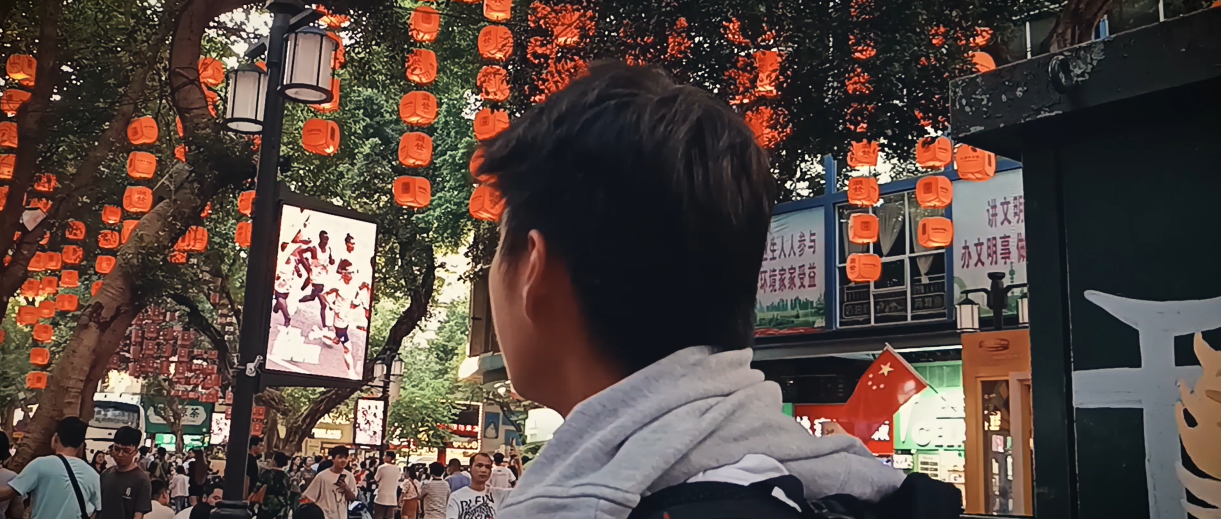
#> input picture images/clay.png, 2442 x 1038 px, found by its file name (shown at 1/2 size)
$ jupyter execute --allow-errors iterative_graph_cut.ipynb
#> lines starting #> are read from the running program, lines starting #| are printed output that depends on the picture
[cell 1]
import cv2
import numpy as np
import matplotlib.pyplot as plt
from skimage import graph
from skimage.segmentation import slic
from scipy.stats import norm
from scipy import sparse
import maxflow
import time

##
## Get User Scribbles (Foreground and Background Labelling)

[cell 2]
# Define globals
scribble_mask = []
drawing = False
current_label = 1  # 1 for FG (red), 2 for BG (blue)

[cell 3]
# [17 lines left out: function scribble_seeds, not called in this run]


def get_user_seeds(image, segments, max_display_size=800):
    '''
    Get initial seeds/inputted foreground and background information from user.
    '''
    global scribble_mask, scale_x, scale_y

    segments = segments.astype(np.int32)
    scribble_mask = np.zeros(image.shape[:2], dtype=np.uint8)

    # Calculate scale for display
    h, w = image.shape[:2]
    scale = min(max_display_size / h, max_display_size / w, 1.0)
    display_size = (int(w * scale), int(h * scale))
    scale_x = w / display_size[0]
    scale_y = h / display_size[1]

    cv2.namedWindow("Scribble on Image", cv2.WINDOW_NORMAL)
    cv2.resizeWindow("Scribble on Image", *display_size)
    cv2.setMouseCallback("Scribble on Image", scribble_seeds)

    while True:
        overlay = image.copy()
        overlay[scribble_mask == 1] = [0, 0, 255]   # Red for foreground
        overlay[scribble_mask == 2] = [255, 0, 0]   # Blue for background
        overlay_resized = cv2.resize(overlay, display_size, interpolation=cv2.INTER_NEAREST)

        cv2.imshow("Scribble on Image", overlay_resized)
        key = cv2.waitKey(1)
        if key == 13: # Enter Key
            break

    cv2.destroyAllWindows()

    fg_seeds = set(np.unique(segments[scribble_mask == 1]))
    bg_seeds = set(np.unique(segments[scribble_mask == 2]))
    fg_seeds.discard(0)
    bg_seeds.discard(0)

    return fg_seeds, bg_seeds

##
## Create Graph

[cell 4]
def superpixel_segmentation(image):
    '''
    Apply low level segmentation to reduce computational costs.
    Use superpixel segmentation instead of EDISON mean shift for better
    implementation in Python.
    '''
    return slic(image, n_segments=500, compactness=10)

def compute_gaussian_likelihoods(image, segments, fg_seeds, bg_seeds):
    '''
    Computes per-pixel probability of belonging to foreground or background
    using a fixed Gaussian model from user scribbles.
    Calculates the likelihoods using SciPy's norm function.
    Used for the data term estimation.
    '''
    fg_pixels = np.vstack([
        image[segments == s] for s in fg_seeds if np.any(segments == s)
    ])
    bg_pixels = np.vstack([
        image[segments == s] for s in bg_seeds if np.any(segments == s)
    ])

    print("[compute_GMM_likelihood] Computing likelihoods...")

    # Compute mean and std for each channel
    fg_mean, fg_std = fg_pixels.mean(axis=0), fg_pixels.std(axis=0) + 1e-5
    bg_mean, bg_std = bg_pixels.mean(axis=0), bg_pixels.std(axis=0) + 1e-5

    # Now compute likelihoods for each segment
    segment_ids = np.unique(segments)
    fg_likelihoods, bg_likelihoods = {}, {}

    for s in segment_ids:
        pix = image[segments == s]
        fg_prob = norm.pdf(pix, loc=fg_mean, scale=fg_std).prod(axis=1).mean()
        bg_prob = norm.pdf(pix, loc=bg_mean, scale=bg_std).prod(axis=1).mean()
        fg_likelihoods[s] = fg_prob
        bg_likelihoods[s] = bg_prob

    print("[compute_GMM_likelihood] Done.")
    return fg_likelihoods, bg_likelihoods

# [81 lines left out: functions compute_segment_means, build_RAG, add_n_links, add_t_links, not called in this run]

##
## Peng's Algorithm Implementation

[cell 5]
def get_neighbors(segments, seed_segments):
    '''
    Given segment labels (segments) and a set of seed segment indices,
    return the set of neighbors of these seeds.
    '''
    H, W = segments.shape
    neighbors = set()
    for y in range(H - 1):
        for x in range(W - 1):
            s = segments[y, x]
            right = segments[y, x + 1]
            down = segments[y + 1, x]

            # Get neighbors, avoid neighbors already in the set
            if s in seed_segments and right not in seed_segments and s != right:
                neighbors.add(right)
            if s in seed_segments and down not in seed_segments and s != down:
                neighbors.add(down)
            if right in seed_segments and s not in seed_segments and s != right:
                neighbors.add(s)
            if down in seed_segments and s not in seed_segments and s != down:
                neighbors.add(s)
    return neighbors

def build_subgraph(image, segments, fg_seeds, bg_seeds, sigma_sq=1000):
    '''
    Builds a graph for the subgraph containing seeds + their neighbors,
    with edges weighted by GMM likelihoods and color similarity.
    '''
    # Define subgraph region
    seed_set = fg_seeds.union(bg_seeds)
    subgraph_nodes = seed_set.union(get_neighbors(segments, seed_set))
    subgraph_nodes = sorted(list(subgraph_nodes))

    print(f"[build_subgraph] Subgraph includes {len(subgraph_nodes)} nodes.")

    # Maps segment labels to their respective subgraph indexes
    seg_to_sub = {seg: idx for idx, seg in enumerate(subgraph_nodes)}

    # Restrict seeds to those actually in the subgraph
    fg_sub_seeds = fg_seeds.intersection(subgraph_nodes)
    bg_sub_seeds = bg_seeds.intersection(subgraph_nodes)

    print(f"[build_subgraph] Subgraph FG seeds: {len(fg_sub_seeds)}, BG seeds: {len(bg_sub_seeds)}")

    # Compute the data term
    fg_likelihoods, bg_likelihoods = compute_gaussian_likelihoods(image, segments, fg_sub_seeds, bg_sub_seeds)

    # Keep only likelihoods for subgraph nodes in order
    fg_likelihoods_sub = np.array([fg_likelihoods[s] for s in subgraph_nodes])
    bg_likelihoods_sub = np.array([bg_likelihoods[s] for s in subgraph_nodes])

    segment_means = compute_segment_means(image, segments, np.max(segments) + 1)

    full_edges = build_RAG(segments)
    edges = [(u, v) for u, v in full_edges if u in subgraph_nodes and v in subgraph_nodes]

    print(f"[build_subgraph] Filtered to {len(edges)} subgraph edges.")

    n_sub = len(subgraph_nodes)
    graph = sparse.lil_matrix((n_sub + 2, n_sub + 2))

    graph = add_n_links(graph, edges, seg_to_sub, sigma_sq)
    graph = add_t_links(graph, fg_sub_seeds, bg_sub_seeds, fg_likelihoods_sub, bg_likelihoods_sub)

    print("[build_subgraph] Subgraph construction complete.")
    return graph, subgraph_nodes

# [56 lines left out: functions run_graph_cut, update_global_seeds, not called in this run]

def iterative_graph_cut(image, segments, initial_fg_seeds, initial_bg_seeds,
                        sigma_sq=1000, max_iters=10):
    '''
    Implements Peng et al.'s iterative graph cut algorithm using superpixel segments.
    Args:
        image: (H, W, 3) input image
        segments: (H, W) segment labels from superpixel
        initial_fg_seeds: set of foreground seed segment labels
        initial_bg_seeds: set of background seed segment labels
        sigma_sq: float, smoothness parameter
        max_iters: max number of iterations to prevent infinite loop
    Returns:
        fg_seeds, bg_seeds: final sets of foreground and background segments
    '''
    fg_seeds = set(initial_fg_seeds)
    bg_seeds = set(initial_bg_seeds)

    previous_seed_count = 0

    print(f"[iterative_graph_cut] Starting iterations with {max_iters} max iterations.")

    for i in range(max_iters):
        print(f"Iteration {i + 1}")

        # Build subgraph around current seeds (foreground + background neighbors)
        graph, subgraph_nodes = build_subgraph(
            image, segments, fg_seeds, bg_seeds, sigma_sq,
        )

        # Run graph cut on subgraph
        labels_subgraph = run_graph_cut(graph)

        # Update global seeds based on graph cut result
        fg_seeds, bg_seeds = update_global_seeds(
            labels_subgraph, subgraph_nodes, fg_seeds, bg_seeds,
            initial_fg_seeds, initial_bg_seeds)

        current_seed_count = len(fg_seeds) + len(bg_seeds)

        # Early stop if no new seeds added
        if current_seed_count == previous_seed_count:
            print("[iterative_graph_cut] No new seeds added. Stopping early.")
            break
        previous_seed_count = current_seed_count

    # After iteration, label all segments not in fg or bg seeds as background
    all_segments = set(range(np.max(segments) + 1))
    unlabeled = all_segments - fg_seeds - bg_seeds
    bg_seeds.update(unlabeled)
    print("[iterative_graph_cut] Iteration complete.")

    return fg_seeds, bg_seeds

[cell 6]
# [19 lines left out: function create_foreground_mask, not called in this run]

##
## Main Program

[cell 7]
image = cv2.imread("../images/clay.png")
#> image is the input picture: shape (1038, 2442, 3); mean B, G, R 65.8, 72, 86.8

start_time = time.time()
segments = superpixel_segmentation(image)
#> in superpixel_segmentation, `return slic(image, n_segments=500, compactness=10)`:
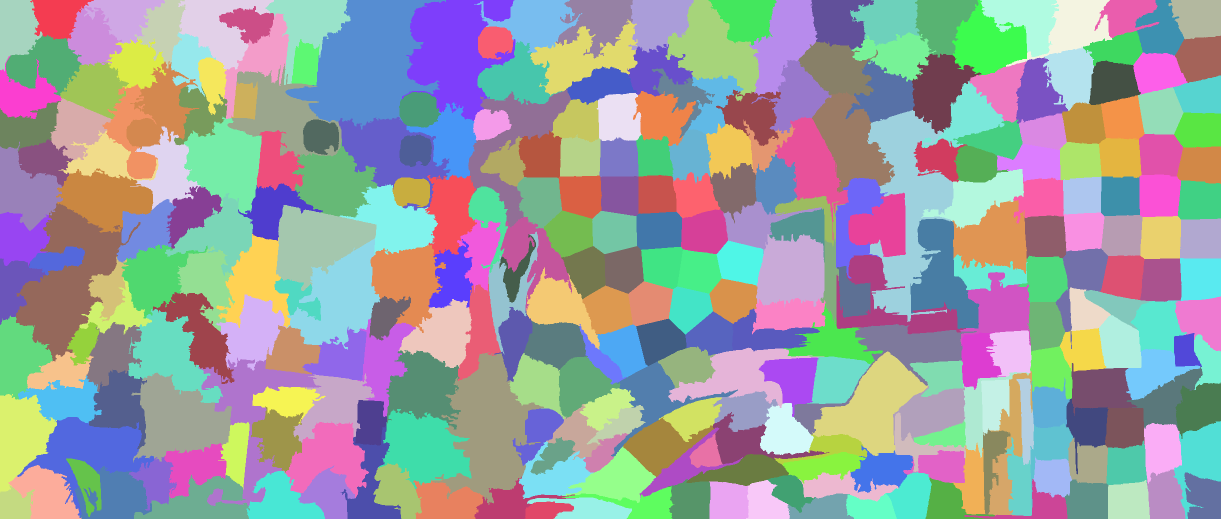
#> returned value: shape (1038, 2442) int64 (shown at 1/2 size); 313 distinct labels, from 1 to 313; one colour per label, 0 black
end_time = time.time()
elapsed = end_time - start_time
print(f"Function took {elapsed:.4f} seconds")

[cell 8]
print(len(np.unique(segments)))
#| 313

[cell 9]
initial_fg_seeds, initial_bg_seeds = get_user_seeds(image, segments)
#> in get_user_seeds, `overlay_resized = cv2.resize(overlay, display_size, interpolation=cv2...`:
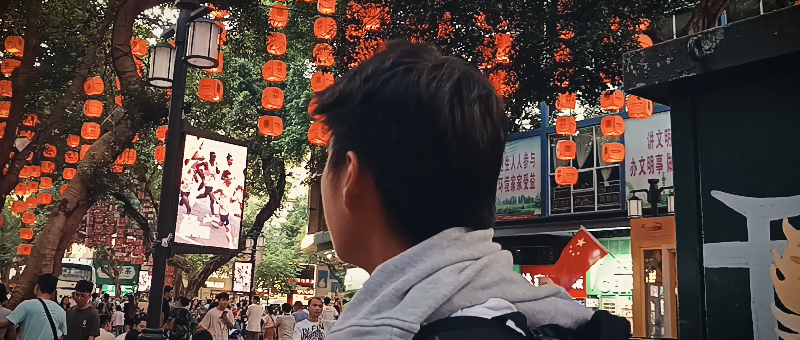
#> overlay_resized: shape (340, 800, 3); mean B, G, R 65.7, 72, 86.8
#> (key Esc is pressed here)
#> in get_user_seeds, `fg_seeds = set(np.unique(segments[scribble_mask == 1]))`: fg_seeds = 0 items
#> initial_fg_seeds = 0 items; initial_bg_seeds = 0 items

[cell 10]
start_time = time.time()
#> (the rest of this cell did not finish here and is left out)

#> the loop in iterative_graph_cut, `for i in range(max_iters):` made 1 pass
#| [build_subgraph] Subgraph includes 0 nodes.
#| [build_subgraph] Subgraph FG seeds: 0, BG seeds: 0

$ run again, with images/beach.jpg saved as images/clay.png
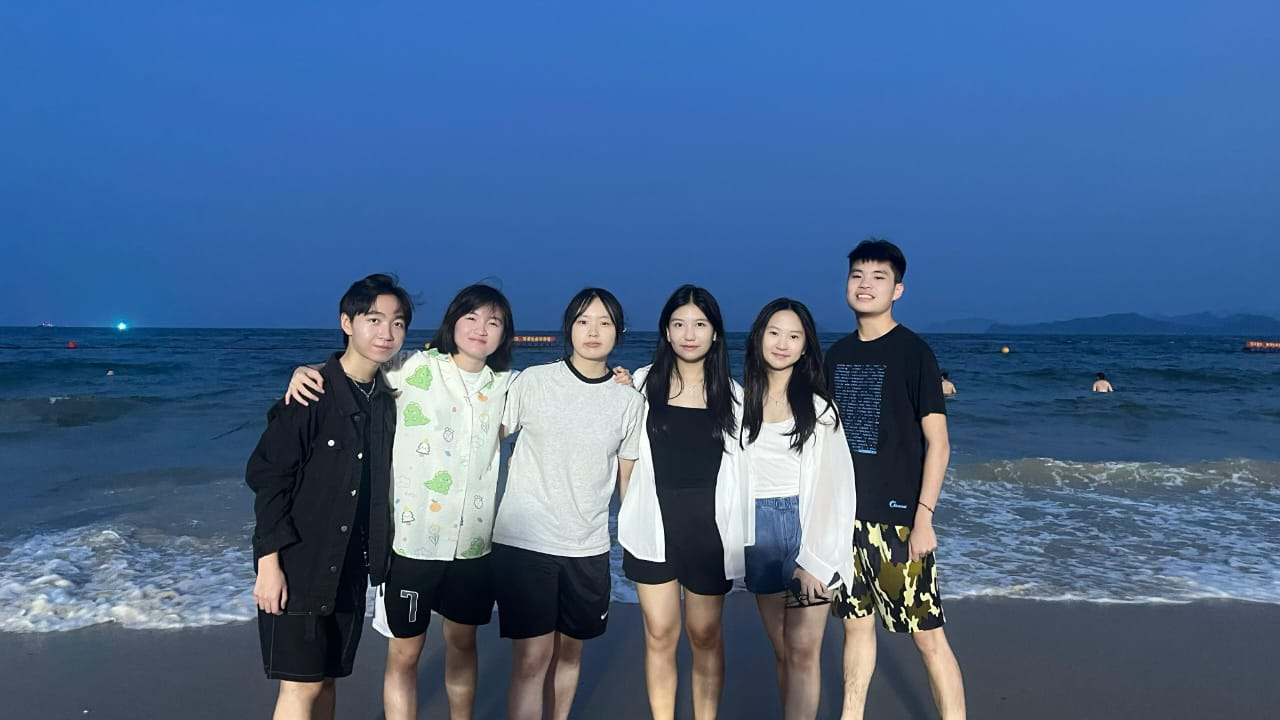
#> input picture images/beach.jpg, 1280 x 720 px, found by its file name
#> image is the input picture: shape (720, 1280, 3); mean B, G, R 139.3, 100.9, 71.3
#> in superpixel_segmentation, `return slic(image, n_segments=500, compactness=10)`:
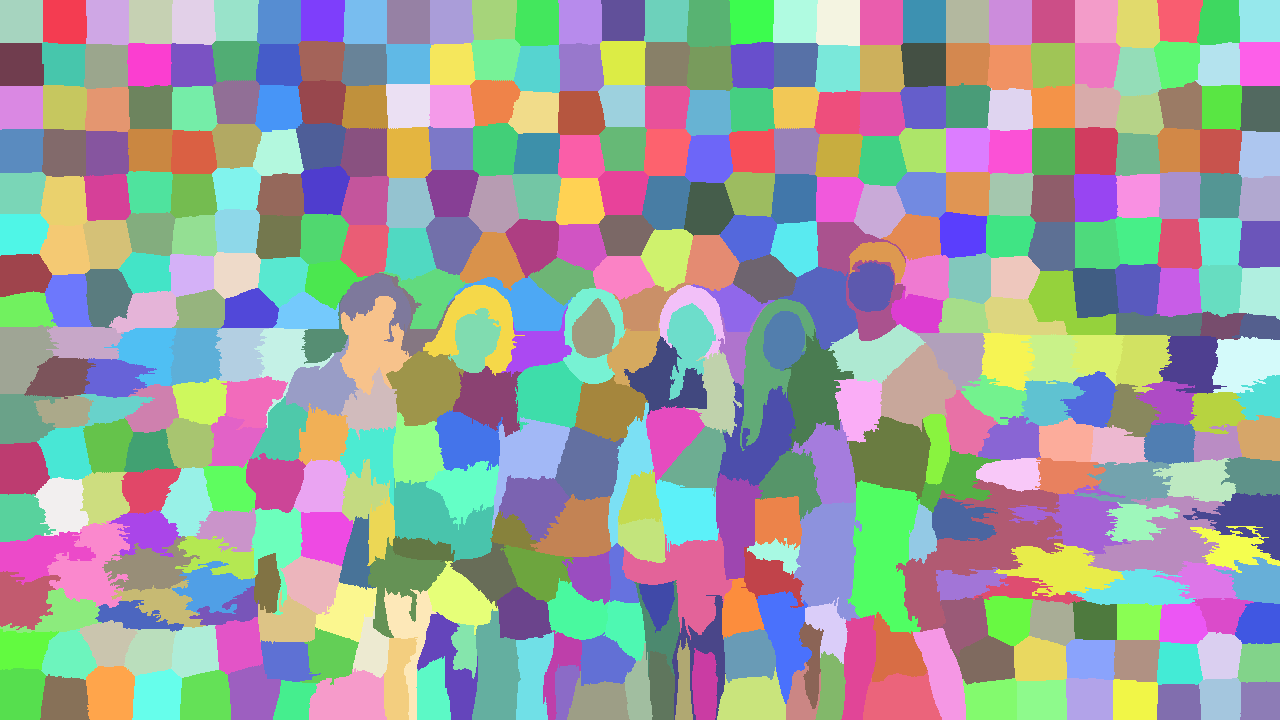
#> returned value: shape (720, 1280) int64; 443 distinct labels, from 1 to 443; one colour per label, 0 black
#| 443
#> segments: shape (720, 1280) int32; 443 distinct labels, from 1 to 443
#> in get_user_seeds, `overlay_resized = cv2.resize(overlay, display_size, interpolation=cv2...`:
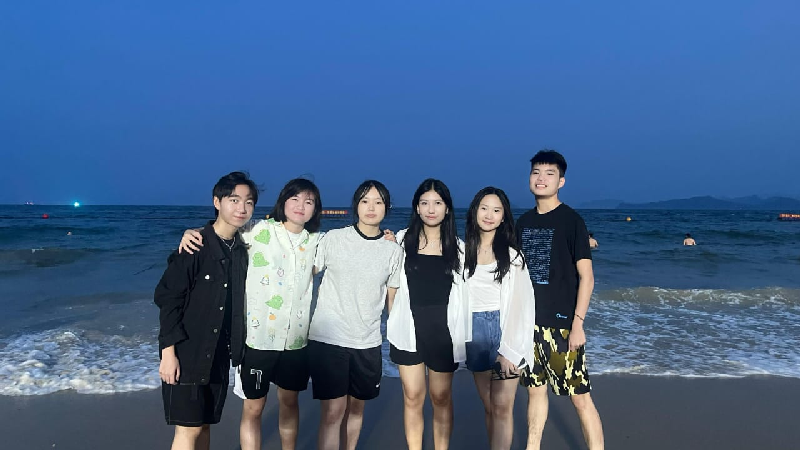
#> overlay_resized: shape (450, 800, 3); mean B, G, R 139.3, 100.9, 71.2
#> in get_user_seeds, `fg_seeds = set(np.unique(segments[scribble_mask == 1]))`: fg_seeds = 0 items
#> the loop in iterative_graph_cut, `for i in range(max_iters):` made 1 pass
#| [build_subgraph] Subgraph includes 0 nodes.
#| [build_subgraph] Subgraph FG seeds: 0, BG seeds: 0

$ run again, with images/hand.jpg saved as images/clay.png
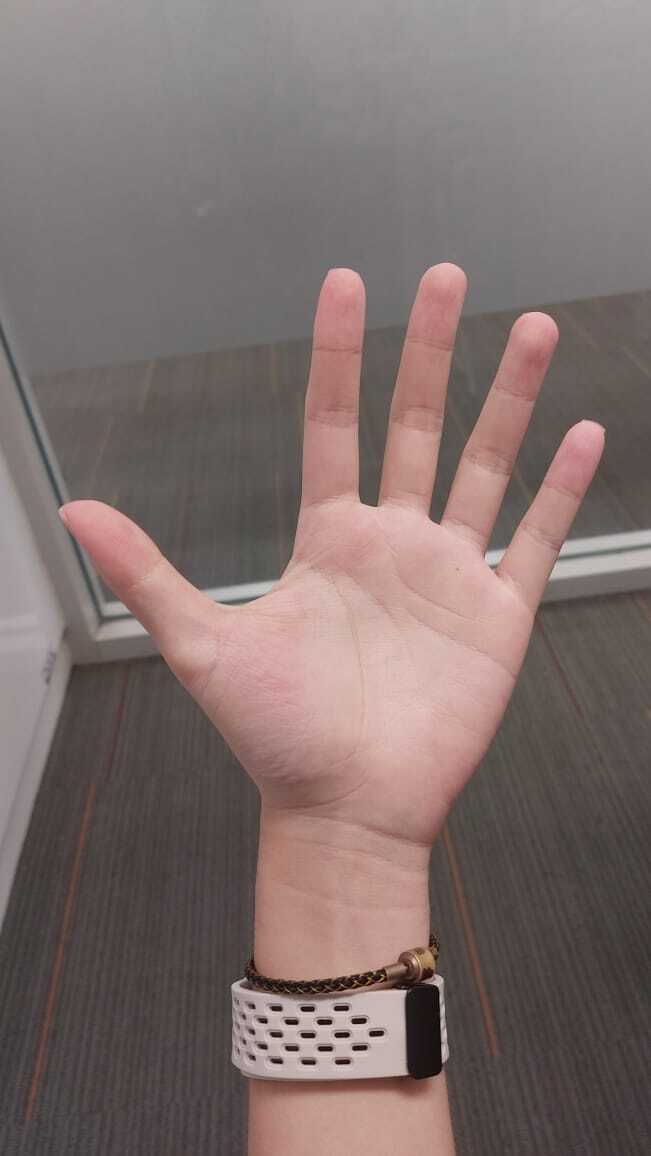
#> input picture images/hand.jpg, 651 x 1156 px, found by its file name
#> image is the input picture: shape (1156, 651, 3); mean B, G, R 109.2, 111.7, 126.9
#> in superpixel_segmentation, `return slic(image, n_segments=500, compactness=10)`:
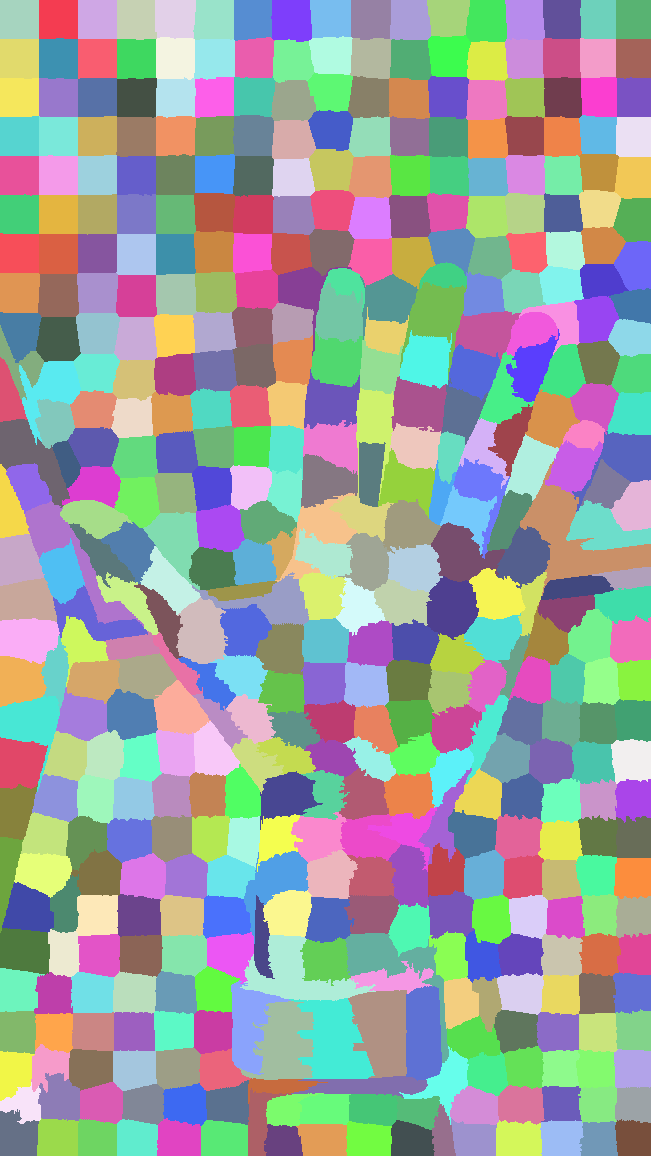
#> returned value: shape (1156, 651) int64; 475 distinct labels, from 1 to 475; one colour per label, 0 black
#| 475
#> segments: shape (1156, 651) int32; 475 distinct labels, from 1 to 475
#> in get_user_seeds, `fg_seeds = set(np.unique(segments[scribble_mask == 1]))`: fg_seeds = 0 items
#> the loop in iterative_graph_cut, `for i in range(max_iters):` made 1 pass
#| [build_subgraph] Subgraph includes 0 nodes.
#| [build_subgraph] Subgraph FG seeds: 0, BG seeds: 0
